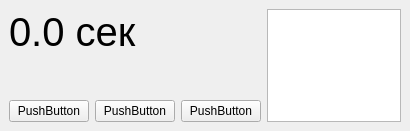
<?xml version="1.0" encoding="UTF-8"?>
<ui version="4.0">
 <class>MainWindow</class>
 <widget class="QMainWindow" name="MainWindow">
  <property name="geometry">
   <rect>
    <x>0</x>
    <y>0</y>
    <width>410</width>
    <height>131</height>
   </rect>
  </property>
  <property name="minimumSize">
   <size>
    <width>410</width>
    <height>131</height>
   </size>
  </property>
  <property name="windowTitle">
   <string>MainWindow</string>
  </property>
  <widget class="QWidget" name="centralwidget">
   <layout class="QGridLayout" name="gridLayout">
    <item row="2" column="0">
     <layout class="QHBoxLayout" name="horizontalLayout">
      <item>
       <widget class="QPushButton" name="pb_start_stop">
        <property name="text">
         <string>PushButton</string>
        </property>
       </widget>
      </item>
      <item>
       <widget class="QPushButton" name="pb_clear">
        <property name="text">
         <string>PushButton</string>
        </property>
       </widget>
      </item>
      <item>
       <widget class="QPushButton" name="pb_lap">
        <property name="text">
         <string>PushButton</string>
        </property>
       </widget>
      </item>
     </layout>
    </item>
    <item row="0" column="1" rowspan="3">
     <widget class="QTextBrowser" name="textb_log"/>
    </item>
    <item row="0" column="0">
     <widget class="QLabel" name="lb_timer">
      <property name="font">
       <font>
        <pointsize>30</pointsize>
       </font>
      </property>
      <property name="text">
       <string>0.0 сек</string>
      </property>
     </widget>
    </item>
    <item row="1" column="0">
     <spacer name="verticalSpacer">
      <property name="orientation">
       <enum>Qt::Vertical</enum>
      </property>
      <property name="sizeHint" stdset="0">
       <size>
        <width>20</width>
        <height>40</height>
       </size>
      </property>
     </spacer>
    </item>
   </layout>
  </widget>
  <widget class="QMenuBar" name="menubar">
   <property name="geometry">
    <rect>
     <x>0</x>
     <y>0</y>
     <width>410</width>
     <height>22</height>
    </rect>
   </property>
  </widget>
 </widget>
 <resources/>
 <connections/>
</ui>
